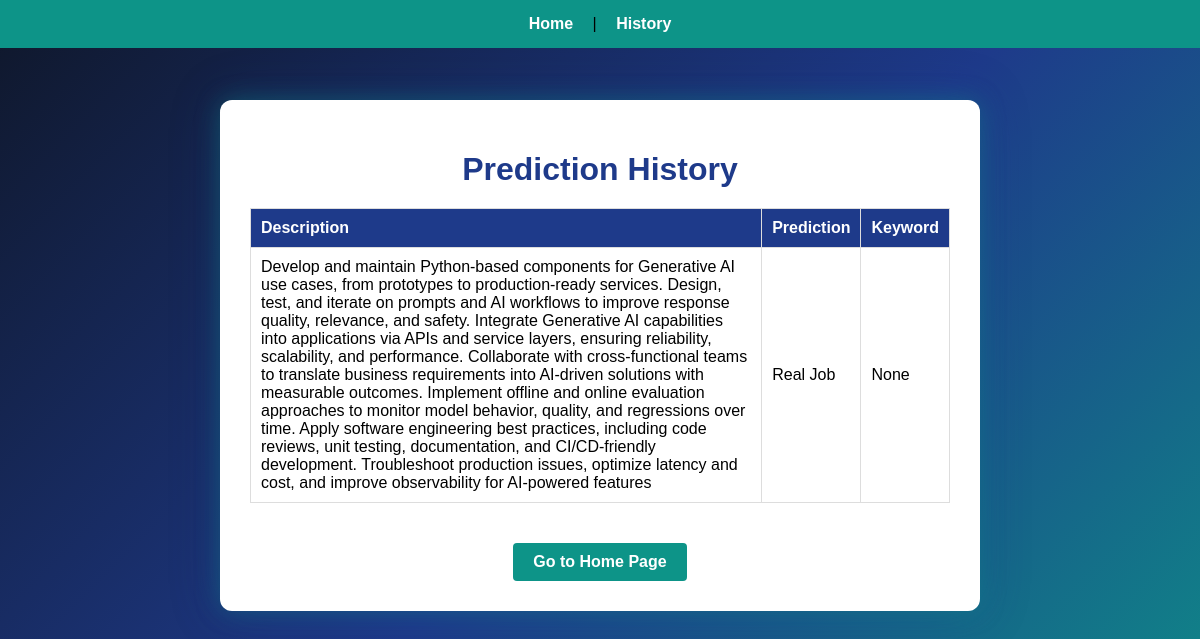
The app's page /history with its own data.
### tables this page shows
CREATE TABLE jobs (
                    id INTEGER PRIMARY KEY AUTOINCREMENT,
                    description TEXT,
                    prediction TEXT,
                    keyword TEXT
                );

### api/index.py (the view)
@app.route("/history")
def history():
    conn = sqlite3.connect(db_path)
    c = conn.cursor()
    c.execute("SELECT description, prediction, keyword FROM jobs ORDER BY id DESC")
    rows = c.fetchall()
    conn.close()
    return render_template("history.html", jobs=rows)

### templates/history.html (shortened to what this page needs)
<!DOCTYPE html>
<html>
<head>
    <link rel="stylesheet" href="{{ url_for('static', filename='style.css') }}">
</head>
<body>
    <div class="container">
        <nav>
            <a href="/">Home</a> |
            <a href="/history">History</a>
        </nav>
        <h1>Prediction History</h1>
        {% if jobs %}
        <table>
            <tr>
                <th>Description</th>
                <th>Prediction</th>
                <th>Keyword</th>
            </tr>
            {% for desc, pred, key in jobs %}
            <tr>
                <td>{{ desc }}</td>
                <td>{{ pred }}</td>
                <td>{{ key if key else "None" }}</td>
            </tr>
            {% endfor %}
        </table>
        {% else %}
        <p>No history available yet.</p>
        {% endif %}
        <div style="margin-top:20px;">
            <a href="/" class="btn">Go to Home Page</a>
        </div>
    </div>
</body>
</html>

### static/style.css (style rules this page uses)
body { font-family: Arial, sans-serif; background: linear-gradient(135deg, #0f172a, #1e3a8a, #0d9488); margin: 0; padding-top: 80px; min-height: 100vh; }
.container { text-align: center; width: 60%; max-width: 700px; background: white; padding: 30px; border-radius: 12px; box-shadow: 0 0 25px rgba(13, 148, 136, 0.4), 0 0 50px rgba(30, 58, 138, 0.3); margin: 20px auto; }
nav { position: fixed; top: 0; left: 0; width: 100%; background-color: #0d9488; padding: 15px 0; text-align: center; z-index: 1000; }
nav a { margin: 0 15px; text-decoration: none; color: white; font-weight: bold; }
h1 { color: #1e3a8a; margin-bottom: 20px; }
table { margin-top: 20px; border-collapse: collapse; width: 100%; }
th, td { padding: 10px; border: 1px solid #ddd; text-align: left; }
th { background-color: #1e3a8a; color: white; }
.btn { display: inline-block; margin-top: 20px; padding: 10px 20px; background-color: #0d9488; color: white; text-decoration: none; border-radius: 4px; font-weight: bold; transition: background-color 0.3s ease, box-shadow 0.3s ease; }

### records on screen
jobs: description "Develop and maintain Python-based components for Generative AI use cases, from prototypes to production-ready services. Design, test, and iterate on prompts and AI workflows to improve response quality, relevance, and safety. Integrate Generative AI capabilities into applications via APIs and service layers, ensuring reliability, scalability, and performance. Collaborate with cross-functional teams to translate business requirements into AI-driven solutions with measurable outcomes. Implement offline and online evaluation approaches to monitor model behavior, quality, and regressions over time. Apply software engineering best practices, including code reviews, unit testing, documentation,…", prediction "Real Job", keyword "None"
